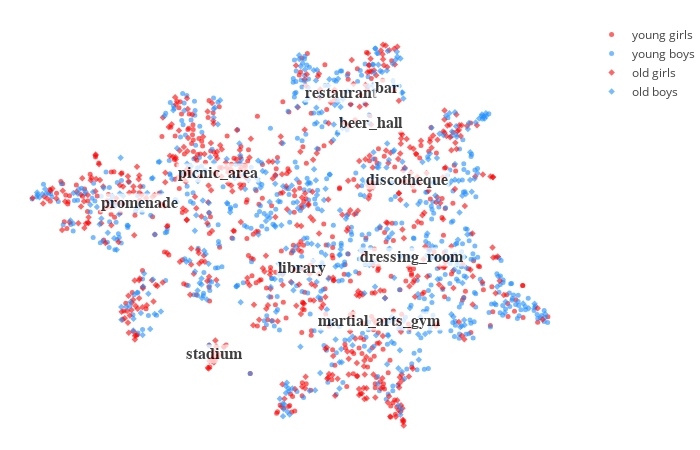

Notebook source saved alongside this figure:
### Code cell
X_young_girls, Y_young_girls, young_girls_labels = [], [], []
X_young_boys, Y_young_boys, young_boys_labels = [], [], []
X_old_girls, Y_old_girls, old_girls_labels = [], [], []
X_old_boys, Y_old_boys, old_boys_labels = [], [], []

GENDER_TRESHOLD = np.median(complex_table['mean'])
AGE_TRESHOLD = np.median(complex_table['50 per'])

for j, location_id in enumerate(complex_table['id'].tolist()):
    relevant_row = complex_table['id'] == location_id
    xval = visual_data[0][relevant_row][0]
    yval = visual_data[1][relevant_row][0]
    label = make_readable(id2loc[location_id])
    
    if complex_table.iloc[j]['mean'] <= GENDER_TRESHOLD and \
       complex_table.iloc[j]['50 per'] <= AGE_TRESHOLD:
            
        X_young_girls.append(xval)
        Y_young_girls.append(yval)
        young_girls_labels.append(label) 
        
    elif complex_table.iloc[j]['mean'] > GENDER_TRESHOLD and \
         complex_table.iloc[j]['50 per'] <= AGE_TRESHOLD:
            
        X_young_boys.append(xval)
        Y_young_boys.append(yval)
        young_boys_labels.append(label) 
        
    elif complex_table.iloc[j]['mean'] <= GENDER_TRESHOLD and \
         complex_table.iloc[j]['50 per'] > AGE_TRESHOLD:
            
        X_old_girls.append(xval)
        Y_old_girls.append(yval)
        old_girls_labels.append(label) 
            
    elif complex_table.iloc[j]['mean'] > GENDER_TRESHOLD and \
         complex_table.iloc[j]['50 per'] > AGE_TRESHOLD:
            
        X_old_boys.append(xval)
        Y_old_boys.append(yval)
        old_boys_labels.append(label) 

MARKER_SIZE = 5
MARKER_OPACITY = 0.6
BOYS_COLOR = 'dodgerblue'
GIRLS_COLOR = 'red'

young_girls_marker = dict(size=MARKER_SIZE, opacity=MARKER_OPACITY, 
                          color=GIRLS_COLOR, symbol='circle')
young_boys_marker = dict(size=MARKER_SIZE, opacity=MARKER_OPACITY, 
                         color=BOYS_COLOR, symbol='circle')
old_girls_marker = dict(size=MARKER_SIZE, opacity=MARKER_OPACITY, 
                        color=GIRLS_COLOR, symbol='diamond')
old_boys_marker = dict(size=MARKER_SIZE, opacity=MARKER_OPACITY, 
                       color=BOYS_COLOR, symbol='diamond')

X_set = [X_young_girls, X_young_boys, X_old_girls, X_old_boys]
Y_set = [Y_young_girls, Y_young_boys, Y_old_girls, Y_old_boys]
labels_set = [young_girls_labels, young_boys_labels, old_girls_labels, old_boys_labels]
markers_set = [young_girls_marker, young_boys_marker, old_girls_marker, old_boys_marker]
titles = ['young girls' ,'young boys', 'old girls', 'old boys']

data = []
for k in range(4):
    data.append(go.Scatter(x=X_set[k], y=Y_set[k], 
                   text=labels_set[k], 
                   marker=markers_set[k],
                   name=titles[k], 
                   mode='markers',
                   hoverinfo='text'))
    
MARGIN = dict(l=0, r=30, b=0, t=20)
PLOT_HEIGHT = 450
PLOT_WIDTH = 700

axis_style = dict(showticklabels=False, zeroline=False, showgrid=False)
layout = go.Layout(height=PLOT_HEIGHT, width=PLOT_WIDTH,
                    margin=MARGIN, hovermode='closest',
                    xaxis=axis_style, yaxis=axis_style)

fig = go.Figure(data=data, layout=layout)

FONT_COLOR = 'black'
MIN_DISTANCE = 10
FONT_SIZE = 16
ANNOTATION_OPACITY = 0.75

fig['layout']['annotations'] = build_annotations()

py.iplot(fig, show_link=False)

### Figure 1 — Plotly figure (JSON) as saved in the notebook; plotly's stock layout.template omitted (floating-point values rounded to 4 significant figures; data arrays with more than 128 entries replaced by an {"elided": "..."} marker saying what was removed)
{"data": [{"hoverinfo": "text", "marker": {"color": "red", "opacity": 0.6, "size": 5, "symbol": "circle"}, "mode": "markers", "name": "young girls", "text": {"elided": "366 str values"}, "type": "scatter", "uid": "878f724c-ddb7-11e8-b9ca-3c15c2cf2370", "x": {"elided": "366 float values"}, "y": {"elided": "366 float values"}}, {"hoverinfo": "text", "marker": {"color": "dodgerblue", "opacity": 0.6, "size": 5, "symbol": "circle"}, "mode": "markers", "name": "young boys", "text": {"elided": "499 str values"}, "type": "scatter", "uid": "878f747a-ddb7-11e8-861a-3c15c2cf2370", "x": {"elided": "499 float values"}, "y": {"elided": "499 float values"}}, {"hoverinfo": "text", "marker": {"color": "red", "opacity": 0.6, "size": 5, "symbol": "diamond"}, "mode": "markers", "name": "old girls", "text": {"elided": "499 str values"}, "type": "scatter", "uid": "878f756c-ddb7-11e8-aa99-3c15c2cf2370", "x": {"elided": "499 float values"}, "y": {"elided": "499 float values"}}, {"hoverinfo": "text", "marker": {"color": "dodgerblue", "opacity": 0.6, "size": 5, "symbol": "diamond"}, "mode": "markers", "name": "old boys", "text": {"elided": "365 str values"}, "type": "scatter", "uid": "878f763e-ddb7-11e8-b155-3c15c2cf2370", "x": {"elided": "365 float values"}, "y": {"elided": "365 float values"}}], "layout": {"annotations": [{"bgcolor": "white", "font": {"color": "black", "family": "Helvetica", "size": 16}, "opacity": 0.75, "showarrow": false, "text": "<b>library</b>", "x": -1.982, "xanchor": "center", "y": -8.584}, {"bgcolor": "white", "font": {"color": "black", "family": "Helvetica", "size": 16}, "opacity": 0.75, "showarrow": false, "text": "<b>restaurant</b>", "x": 6.984, "xanchor": "center", "y": 32.07}, {"bgcolor": "white", "font": {"color": "black", "family": "Helvetica", "size": 16}, "opacity": 0.75, "showarrow": false, "text": "<b>bar</b>", "x": 17.1, "xanchor": "center", "y": 33.01}, {"bgcolor": "white", "font": {"color": "black", "family": "Helvetica", "size": 16}, "opacity": 0.75, "showarrow": false, "text": "<b>discotheque</b>", "x": 21.57, "xanchor": "center", "y": 11.76}, {"bgcolor": "white", "font": {"color": "black", "family": "Helvetica", "size": 16}, "opacity": 0.75, "showarrow": false, "text": "<b>promenade</b>", "x": -38.4, "xanchor": "center", "y": 6.513}, {"bgcolor": "white", "font": {"color": "black", "family": "Helvetica", "size": 16}, "opacity": 0.75, "showarrow": false, "text": "<b>dressing_room</b>", "x": 22.76, "xanchor": "center", "y": -5.891}, {"bgcolor": "white", "font": {"color": "black", "family": "Helvetica", "size": 16}, "opacity": 0.75, "showarrow": false, "text": "<b>picnic_area</b>", "x": -20.84, "xanchor": "center", "y": 13.48}, {"bgcolor": "white", "font": {"color": "black", "family": "Helvetica", "size": 16}, "opacity": 0.75, "showarrow": false, "text": "<b>beer_hall</b>", "x": 13.68, "xanchor": "center", "y": 25.08}, {"bgcolor": "white", "font": {"color": "black", "family": "Helvetica", "size": 16}, "opacity": 0.75, "showarrow": false, "text": "<b>stadium</b>", "x": -21.53, "xanchor": "center", "y": -28.27}, {"bgcolor": "white", "font": {"color": "black", "family": "Helvetica", "size": 16}, "opacity": 0.75, "showarrow": false, "text": "<b>martial_arts_gym</b>", "x": 15.43, "xanchor": "center", "y": -20.83}], "height": 450, "hovermode": "closest", "margin": {"b": 0, "l": 0, "r": 30, "t": 20}, "width": 700, "xaxis": {"showgrid": false, "showticklabels": false, "zeroline": false}, "yaxis": {"showgrid": false, "showticklabels": false, "zeroline": false}}}
